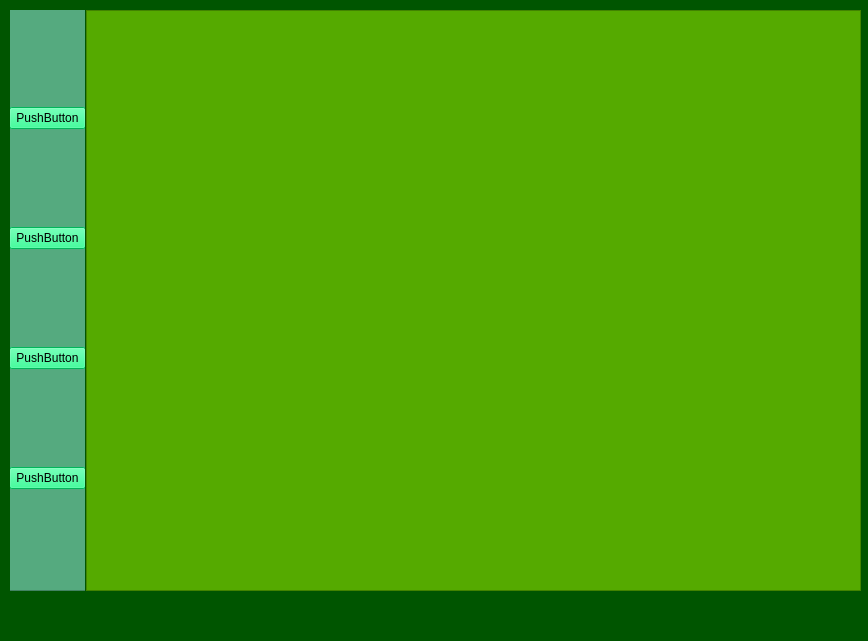
<?xml version="1.0" encoding="UTF-8"?>
<ui version="4.0">
 <class>MainWindow</class>
 <widget class="QMainWindow" name="MainWindow">
  <property name="geometry">
   <rect>
    <x>0</x>
    <y>0</y>
    <width>868</width>
    <height>641</height>
   </rect>
  </property>
  <property name="maximumSize">
   <size>
    <width>868</width>
    <height>650</height>
   </size>
  </property>
  <property name="windowTitle">
   <string>MainWindow</string>
  </property>
  <property name="styleSheet">
   <string notr="true">background-color: rgb(0, 85, 0);</string>
  </property>
  <widget class="QWidget" name="centralwidget">
   <widget class="QWidget" name="horizontalLayoutWidget">
    <property name="geometry">
     <rect>
      <x>10</x>
      <y>10</y>
      <width>851</width>
      <height>581</height>
     </rect>
    </property>
    <layout class="QHBoxLayout" name="horizontalLayout">
     <property name="spacing">
      <number>1</number>
     </property>
     <item>
      <widget class="QFrame" name="frame">
       <property name="maximumSize">
        <size>
         <width>75</width>
         <height>16777215</height>
        </size>
       </property>
       <property name="styleSheet">
        <string notr="true">background-color: rgb(85, 170, 127);</string>
       </property>
       <property name="frameShape">
        <enum>QFrame::StyledPanel</enum>
       </property>
       <property name="frameShadow">
        <enum>QFrame::Raised</enum>
       </property>
       <widget class="QWidget" name="verticalLayoutWidget">
        <property name="geometry">
         <rect>
          <x>-1</x>
          <y>-1</y>
          <width>77</width>
          <height>581</height>
         </rect>
        </property>
        <layout class="QVBoxLayout" name="verticalLayout">
         <property name="spacing">
          <number>0</number>
         </property>
         <item>
          <widget class="QPushButton" name="pushButton_2">
           <property name="styleSheet">
            <string notr="true">background-color: rgb(0, 255, 127);</string>
           </property>
           <property name="text">
            <string>PushButton</string>
           </property>
          </widget>
         </item>
         <item>
          <widget class="QPushButton" name="pushButton">
           <property name="styleSheet">
            <string notr="true">background-color: rgb(0, 255, 127);</string>
           </property>
           <property name="text">
            <string>PushButton</string>
           </property>
          </widget>
         </item>
         <item>
          <widget class="QPushButton" name="pushButton_4">
           <property name="styleSheet">
            <string notr="true">background-color: rgb(0, 255, 127);</string>
           </property>
           <property name="text">
            <string>PushButton</string>
           </property>
          </widget>
         </item>
         <item>
          <widget class="QPushButton" name="pushButton_3">
           <property name="styleSheet">
            <string notr="true">background-color: rgb(0, 255, 127);</string>
           </property>
           <property name="text">
            <string>PushButton</string>
           </property>
          </widget>
         </item>
        </layout>
       </widget>
      </widget>
     </item>
     <item>
      <widget class="QFrame" name="frame_2">
       <property name="styleSheet">
        <string notr="true">background-color: rgb(85, 170, 0);</string>
       </property>
       <property name="frameShape">
        <enum>QFrame::StyledPanel</enum>
       </property>
       <property name="frameShadow">
        <enum>QFrame::Raised</enum>
       </property>
      </widget>
     </item>
    </layout>
   </widget>
  </widget>
  <widget class="QMenuBar" name="menubar">
   <property name="geometry">
    <rect>
     <x>0</x>
     <y>0</y>
     <width>868</width>
     <height>21</height>
    </rect>
   </property>
  </widget>
  <widget class="QStatusBar" name="statusbar"/>
 </widget>
 <resources/>
 <connections/>
</ui>
